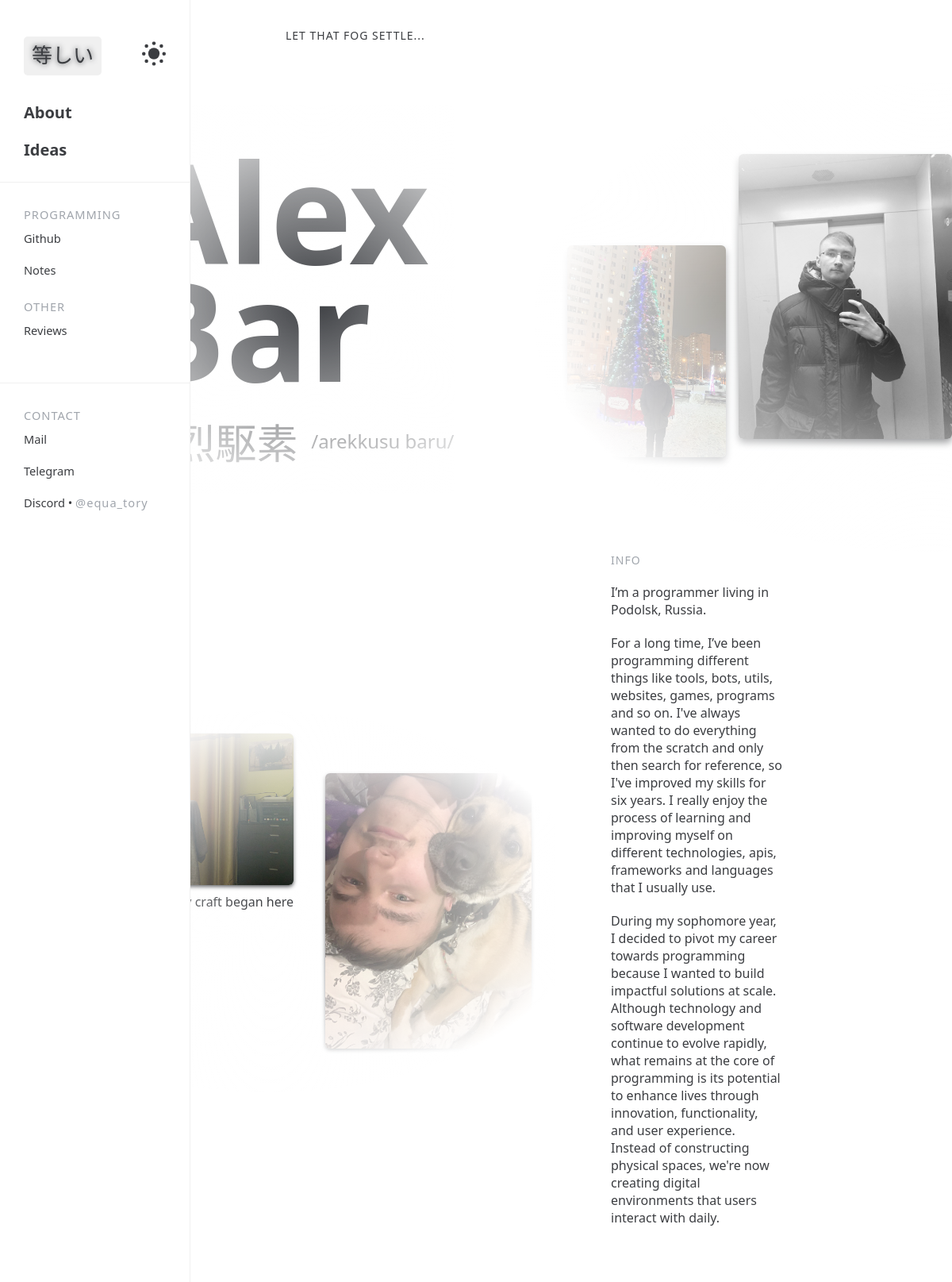
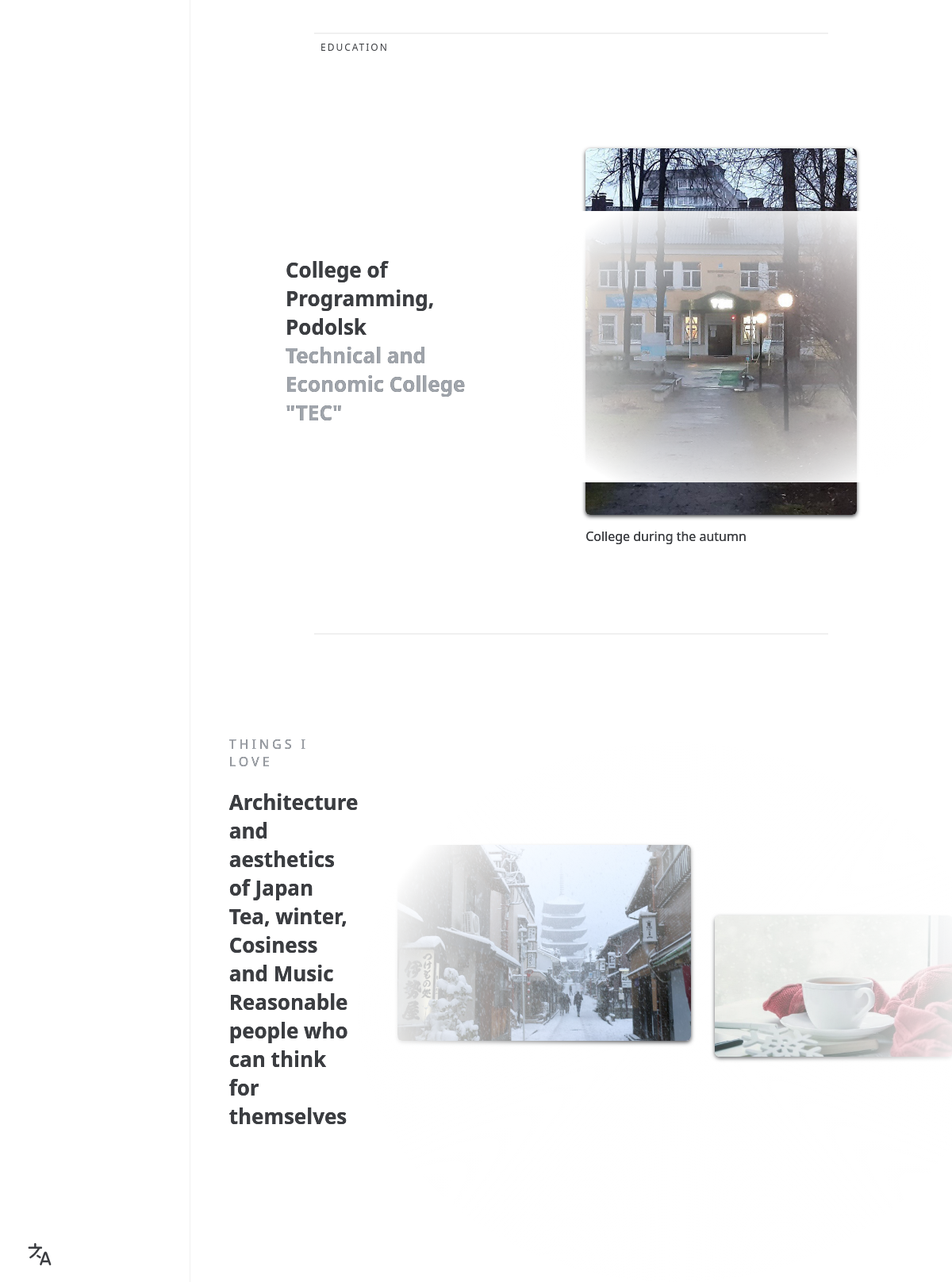
/about, run on the app's committed database (2 pictures, top to bottom).
### core/models.py (models this page shows, shortened)
class Category(models.Model):
    name = models.CharField(max_length=26, db_index=True, verbose_name="Category name")
    posts = models.ManyToManyField('Post', null=True, blank=True, related_name="+")
    class Meta:
        verbose_name_plural = "Categories"

### core/views.py (the view)
# urls.py: path('about',views.about,name='about'),
def about(request):
    data = {
        'title': 'About',
        'headers': headers,
        'sections': sections
    }
    return render(request, 'core/about.html', context=data)

### core/templates/core/about.html (shortened to what this page needs)
{% extends 'core/base.html' %}
{% load static %}
{% block content %}
<div class="about">
    <header id="en"><p>LET THAT FOG SETTLE...</p></header>
    <div class="title">
        <div class="name">
            <div class="fog"></div>
            <h1>Alex Bar</h1>
            <footer>
                <span>荒烈駆素</span>
                <span class="transcription">/arekkusu baru/</span>
            </footer>
        </div>
        <div class="image-set">
            <div class="fog"></div>
            <div class="frame1">
                <img src="{% static 'core/img/about/871458742187.jpg' %}">
            </div>
            <div class="frame4">
                <img src="{% static 'core/img/about/5291913958447505423.jpg' %}">
            </div>
        </div>
    </div>
    <div class="info">
        <div class="image-set">
            <div class="fog"></div>
            <div class="frame1">
                <img src="{% static 'core/img/about/5291913958447505453.jpg' %}">
                <span id="en">My craft began here</span>
            </div>
            <div class="frame2">
                <img src="{% static 'core/img/about/5291913958447505425.jpg' %}">
            </div>
        </div>
        <div class="text">
            <header>
                <span id="en">INFO</span>
            </header>
            <span id="en">
            </span>
            <span id="en">
            </span>
            <span id="en">
            </span>
        </div>
    </div>
    <div class="separator">
        <span id="en">EDUCATION</span>
    </div>
    <div class="education">
        <div class="text" id="en">
            <h3>College of Programming, Podolsk</h3>
            <h3>Technical and Economic College "TEC"</h3>
        </div>
        <div class="image-set">
            <div class="fog"></div>
            <div class="frame1">
                <img src="{% static 'core/img/about/XXXL.jpg' %}">
                <span id="en">College during the autumn</span>
            </div>
        </div>
    </div>
    <div class="separator"></div>
    <div class="til">
        <div class="text" id="en">
            <h3>THINGS I LOVE</h3>
            <h3>Architecture and aesthetics of Japan</h3>
            <h3>Tea, winter, Cosiness and Music</h3>
            <h3>Reasonable people who can think for themselves</h3>
        </div>
        <div class="image-set">
            <div class="fog"></div>
            <div class="frame1">
                <img src="{% static 'core/img/about/tea.jpg' %}">
            </div>
            <div class="frame2">
                <img src="{% static 'core/img/about/jw.jpg' %}">
            </div>
        </div>
    </div>
</div>
{% endblock %}

### core/templates/core/base.html (shortened to what this page needs)
{% load static %}
<!DOCTYPE html>
<html lang="en">
<head>
    <link type="text/css" href="{% static 'core/css/style.css' %}" rel="stylesheet"/>
</head>
<body class="en">
    <aside>
        <header>
            <div class="title">
                <div class="framer">
                    <a href="{% url 'redir' %}" class="logo" id="logo"><span>等しい</span></a>
                </div>
                {% for h in headers %}
                    {% if h.id == "en" %}
                    <a id="en" class="title-btn" href="{% url h.url %}">{{h.title}}</a>
                    {% else %}
                    <a id="ru" class="title-btn" href="{% url h.url %}">{{h.title}}</a>
                    {% endif %}
                {% endfor %}
            </div>
        </header>
        <menu>
            {% for s in sections %}
            <span class="title">{{s.name}}</span>
            {% for c in s.categories %}
            <div class="folder">
                <a class="folder-title">{{c.name}}</a>
            </div>
            {% endfor %}
            <div class="space"></div>
            {% endfor %}
        </menu>
        <footer>
            <span><p id="en">CONTACT</p><p id="ru">СВЯЗАТЬСЯ</p></span>
            <a href="mailto:thesuspect9980@gmail.com" id="en">Mail</a>
            <a href="https://telegram.me/TheSuspectDBG">Telegram</a>
            <a>Discord • <span>@equa_tory</span></a>
        </footer>
        <div class="language-toggle" id="language-toggle">
        </div>
    </aside>
    <main id="content">{% block content %}{% endblock %}</main>
</body>
</html>

### data on the page
Category: name "Github"
Category: name "Notes"
Category: name "Reviews"

### other printed values
{{ h.title }} "About" "Ideas"
{{ s.name }} "PROGRAMMING" "OTHER"
